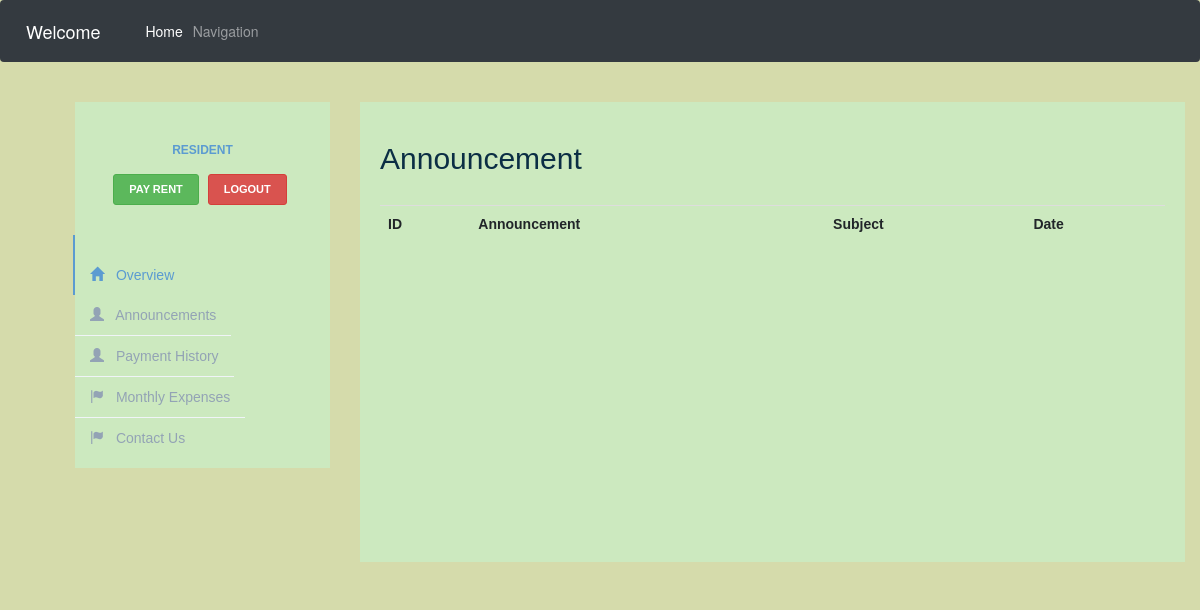
The page /annoshow.php on the database as committed earlier.
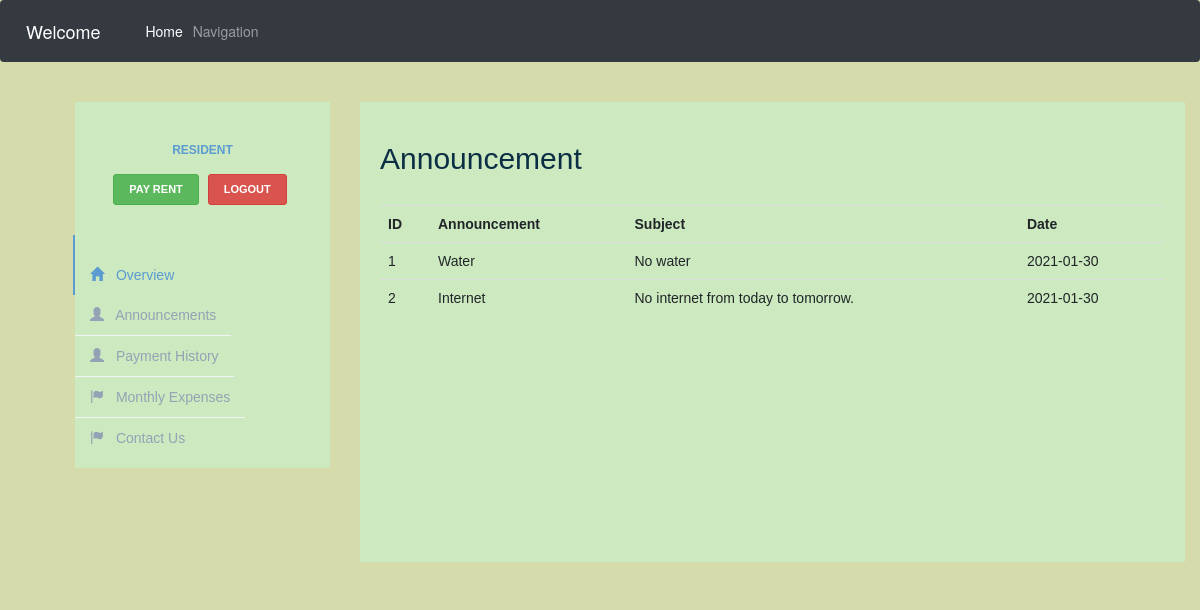
The same page on the database as committed later.
### tables this page shows
CREATE TABLE `announcement` (
  `annoid` int(50) NOT NULL,
  `announcement` text NOT NULL,
  `subject` text NOT NULL,
  `date` date NOT NULL DEFAULT current_timestamp()
);

### annoshow.php (the view, shortened to what this page needs)
<!DOCTYPE html>
<html lang="en" dir="ltr">
<html>
<link rel="stylesheet" href="https://cdn.jsdelivr.net/npm/bootstrap@4.5.3/dist/css/bootstrap.min.css">
<link rel="stylesheet" href="userpage.css">
<link href="//maxcdn.bootstrapcdn.com/bootstrap/3.3.0/css/bootstrap.min.css" rel="stylesheet" id="bootstrap-css">
<nav class="navbar fixed-top  navbar-expand-lg navbar-dark bg-dark">
    <a class="navbar-brand" href="#">Welcome</a>
    <div class="collapse navbar-collapse" id="navbarSupportedContent">
        <ul class="navbar-nav mr-auto">
            <li class="nav-item active">
                <a class="nav-link" href="homepage.php">Home <span class="sr-only">(current)</span></a>
            </li>
            <li class="nav-item">
                <a class="nav-link" href="https://www.google.com/maps/@36.6728673,30.5570388,16.24z" target="_blank">Navigation</a>
            </li>
        </ul>
    </div>
</nav>
</head>
<body>
    <header>
        <div class="container">
            <div class="row profile">
                <div class="col-md-3">
                    <div class="profile-sidebar">
                        <div class="profile-usertitle">
                            <div class="profile-usertitle-job">
                                Resident
                            </div>
                        </div>
                        <div class="profile-userbuttons">
                            <button type="button" class="btn btn-success btn-sm"><a href="payrent.php" style="color:white;">PAY RENT</button>
                            <button type="button" style="color:white;" class="btn btn-danger btn-sm"> <a href="user.php?logout='1'" style="color:white;">Logout</button>
                        </div>
                        <div class="profile-usermenu">
                            <ul class="nav">
                                <li class="active">
                                    <a href="user.php">
                                        <i class="glyphicon glyphicon-home"></i>
                                        Overview </a>
                                </li>
                                <li>
                                    <a href="annoshow.php">
                                        <i class="glyphicon glyphicon-user"></i>
                                        Announcements </a>
                                </li>
                                <li>
                                    <a href="paymenthistory.php">
                                        <i class="glyphicon glyphicon-user"></i>
                                        Payment History </a>
                                </li>
                                <li>
                                    <a href="expenses.php">
                                        <i class="glyphicon glyphicon-flag"></i>
                                        Monthly Expenses </a>
                                </li>
                                <li>
                                    <a href="contact.php">
                                        <i class="glyphicon glyphicon-flag"></i>
                                        Contact Us </a>
                                </li>
                            </ul>
                        </div>
                    </div>
                </div>
                <div class="col-md-9">
                    <div class="profile-content">
                        <h2>Announcement</h2>
                        <br>
                        <?php
                        include "check.php";
                        $sql = "SELECT * FROM `announcement`";
                        $result = $conn->query($sql) or die("Failed to excecute the query $sql on $conn");
                        echo "<table class=\"table   table-borderless\">
                          <tr>
                          <th>ID</th>
                          <th>Announcement</th>
                          <th>Subject</th>
                          <th>Date</th>
                          </tr>";
                        while ($row =  $result->fetch_assoc()) {
                            $annoid = $row['annoid'];
                            $subject = $row['subject'];
                            $announcement = $row['announcement'];
                            $date = $row['date'];
                                echo "<tr>
                        <td>$annoid</td>
                        <td>$subject</td>
                        <td>$announcement</td>
                        <td>$date</td>
                        </tr>";
                        }
                        ?>
                    </div>
                </div>
            </div>

Rows that differ between the two databases and show on the page:
added announcement: annoid "1", subject "Water", announcement "No water", date "2021-01-30"
added announcement: annoid "2", subject "Internet", announcement "No internet from today to tomorrow.", date "2021-01-30"
